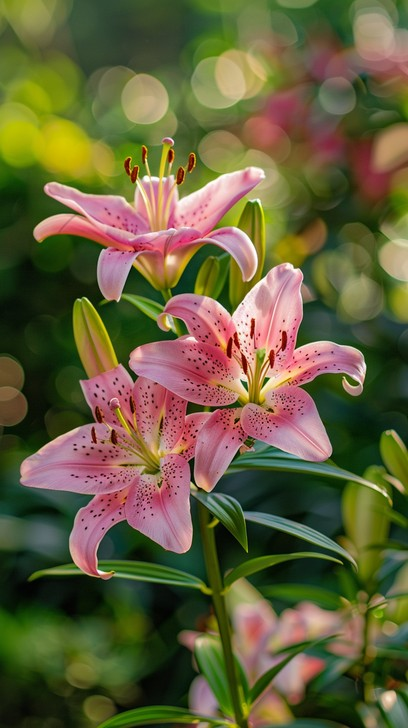
#> input picture affine_transformation/input.jpg, 408 x 728 px
$ python affine_transformation.py
#> lines starting #> are read from the running program, lines starting #| are printed output that depends on the picture
import cv2
import numpy as np
import matplotlib.pyplot as plt

# Read image
import os
import cv2

# Get the folder where this Python file is located
folder = os.path.dirname(os.path.abspath(__file__))

# Create the complete path to input.jpg
image_path = os.path.join(folder, "input.jpg")

# Read image
image = cv2.imread(image_path)
#> image is the input picture: shape (728, 408, 3); mean B, G, R 59.2, 95.3, 100.4

if image is None:
    print("Error: input.jpg not found!")
    exit()

print("Image loaded successfully!")
image_rgb = cv2.cvtColor(image, cv2.COLOR_BGR2RGB)

height, width = image.shape[:2]
#> height = 728; width = 408

# 1. Translation
tx = 100
ty = 50

translation_matrix = np.float32([
    [1, 0, tx],
    [0, 1, ty]
])

translated = cv2.warpAffine(
    image, translation_matrix, (width, height)
)
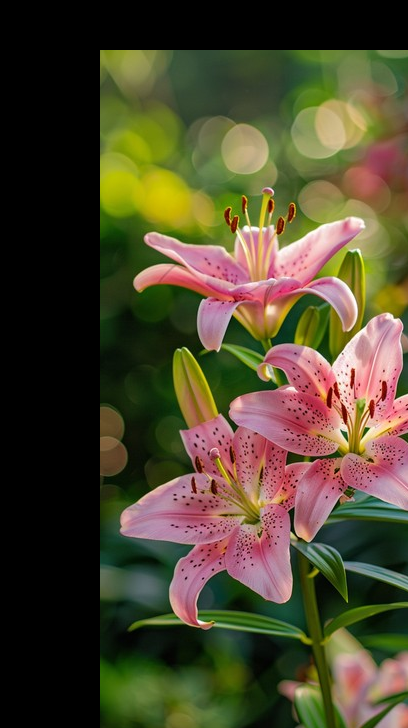
#> translated: shape (728, 408, 3); mean B, G, R 45.2, 70.1, 76.8

# 2. Rotation
center = (width // 2, height // 2)
#> center = (204, 364)

rotation_matrix = cv2.getRotationMatrix2D(
    center, 45, 1.0
)

rotated = cv2.warpAffine(
    image, rotation_matrix, (width, height)
)
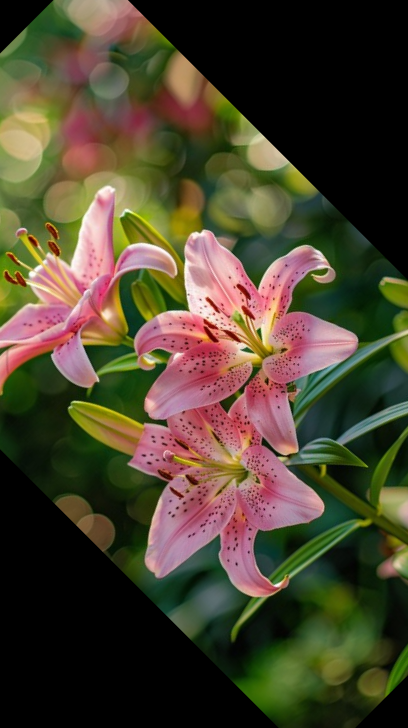
#> rotated: shape (728, 408, 3); mean B, G, R 46.3, 67.2, 75.2

# 3. Scaling
scaled = cv2.resize(
    image, None, fx=0.7, fy=0.7
)
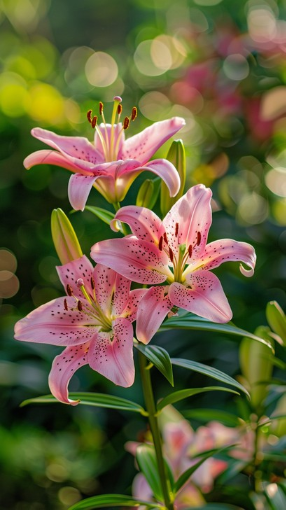
#> scaled: shape (510, 286, 3); mean B, G, R 59.1, 95.2, 100.3

# 4. Shearing
shear_matrix = np.float32([
    [1, 0.3, 0],
    [0.2, 1, 0]
])

sheared = cv2.warpAffine(
    image, shear_matrix, (width, height)
)
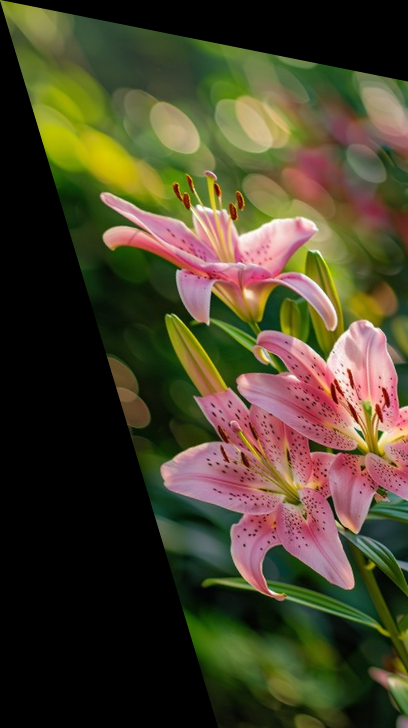
#> sheared: shape (728, 408, 3); mean B, G, R 42, 66, 72.2

# Convert results to RGB
translated_rgb = cv2.cvtColor(translated, cv2.COLOR_BGR2RGB)
rotated_rgb = cv2.cvtColor(rotated, cv2.COLOR_BGR2RGB)
scaled_rgb = cv2.cvtColor(scaled, cv2.COLOR_BGR2RGB)
sheared_rgb = cv2.cvtColor(sheared, cv2.COLOR_BGR2RGB)

# Display
plt.figure(figsize=(12, 10))

plt.subplot(2, 3, 1)
plt.imshow(image_rgb)
plt.title("Original")
plt.axis("off")

plt.subplot(2, 3, 2)
plt.imshow(translated_rgb)
plt.title("Translation")
plt.axis("off")

plt.subplot(2, 3, 3)
plt.imshow(rotated_rgb)
plt.title("Rotation")
plt.axis("off")

plt.subplot(2, 3, 4)
plt.imshow(scaled_rgb)
plt.title("Scaling")
plt.axis("off")

plt.subplot(2, 3, 5)
plt.imshow(sheared_rgb)
plt.title("Shearing")
plt.axis("off")

plt.tight_layout()
plt.show()

# Save transformed images to the same folder as this script
cv2.imwrite(os.path.join(folder, "translated_rgb.jpg"), cv2.cvtColor(translated_rgb, cv2.COLOR_RGB2BGR))
cv2.imwrite(os.path.join(folder, "rotated_rgb.jpg"), cv2.cvtColor(rotated_rgb, cv2.COLOR_RGB2BGR))
cv2.imwrite(os.path.join(folder, "scaled_rgb.jpg"), cv2.cvtColor(scaled_rgb, cv2.COLOR_RGB2BGR))
cv2.imwrite(os.path.join(folder, "sheared_rgb.jpg"), cv2.cvtColor(sheared_rgb, cv2.COLOR_RGB2BGR))

print("Affine transformations completed successfully.")
